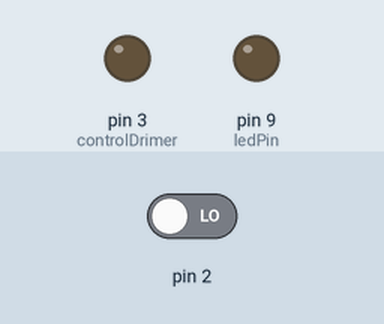
Recording of a sketch running on a simulated Arduino Uno, built with avr-gcc and run on an emulated ATmega328P. Parts: output pins drawn as LEDs (lit = HIGH). The inputs (shaded band) are chosen by the test bench; at power-on: pin 2 LOW. What the sketch prints to the serial monitor is not drawn.

Above: at 1.2 s.
1.3 s: pin 2 driven HIGH
At 2.0 s:
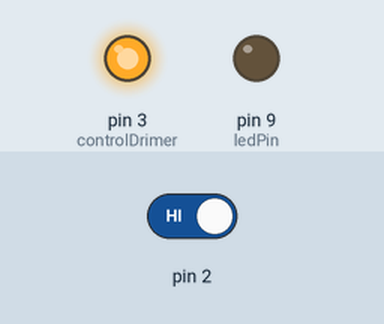
Timing chart, 0 to 4.3 s (numbered marks = the images above; inputs shaded):
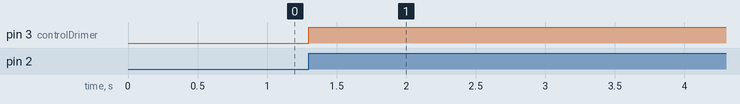

The sketch:

DimmerArduino.ino
```cpp
#include <TimerOne.h>

unsigned long tiempo;
const int analogInPin = A3;  // Analog input pin that the potentiometer is attached to
const int ledPin = 9; // Analog output pin that the LED is attached to
const int controlDrimer = 3;
String inString = "";         // a string to hold incoming data
boolean stringComplete = false;  // whether the string is complete
int sensorValue;
volatile int contador = 0;   // Somos de lo mas obedientes
int t=0;
volatile int valor=9;

void setup() {

  Serial.begin(9600);
  pinMode(2, INPUT);
  pinMode(ledPin, OUTPUT);
  pinMode(controlDrimer, OUTPUT);
  digitalWrite(controlDrimer,LOW);

  noInterrupts();
  attachInterrupt(digitalPinToInterrupt(2),zeroCross,RISING );
  Serial.print("9");
  interrupts();
}

void loop() {

  // sensorValue = analogRead(analogInPin);

//  analogWrite(ledPin,sensorValue/4);

  while (Serial.available() > 0) {

    int inChar = Serial.read();
      valor="";

    if (isDigit(inChar)) {
      // convert the incoming byte to a char and add it to the string:
      inString += (char)inChar;
      //valor=inString.toInt();
    }
    if (inChar == '\r') {
    //  Serial.print("Value:");
    //  Serial.println(inString.toInt());
    //  valor=inString.toInt();
    //  Serial.print("valor: ");
    //  Serial.print(valor);// Serial.print("\r");
    //  clear the string for new input:
        valor=inString.toInt();
        Serial.print(valor);Serial.print("\r");
        inString = "";

    //  analogWrite(ledPin,valor);
   }
  }

}

void zeroCross(){
 digitalWrite(controlDrimer,LOW);
 noInterrupts();
 Timer1.initialize(10000 -(valor*1000));
 Timer1.attachInterrupt(Dimmer);
 interrupts();
}

void Dimmer(){
  Timer1.stop();
  digitalWrite(controlDrimer,HIGH);
  }
```

Measured:
- after the input at 1.3 s, pin 3 (controlDrimer): LOW → HIGH at once
